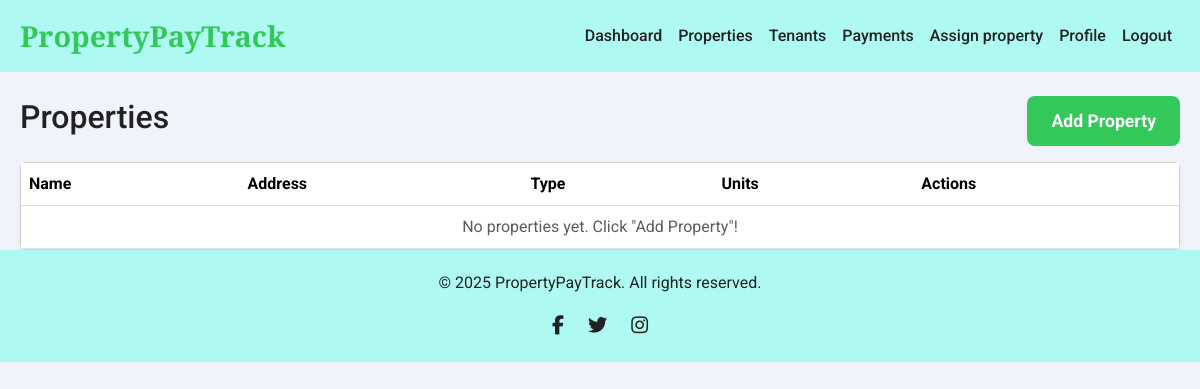
The app's page /properties (signed in), older data.
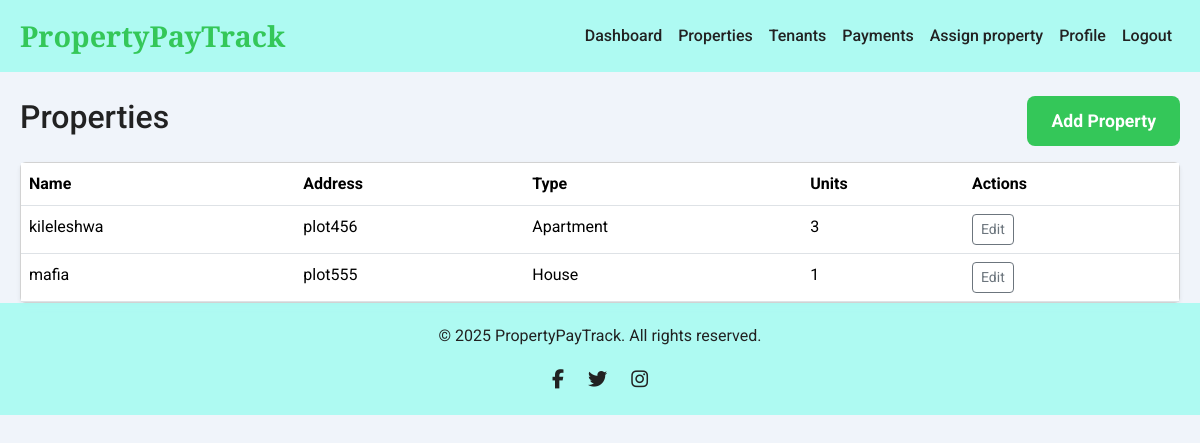
The same page, newer data.
### app/models.py (models this page shows, shortened)
class Property(db.Model):
    __tablename__ = 'property'
    id = db.Column(db.Integer, primary_key=True)
    name = db.Column(db.String(255), nullable=False)
    address = db.Column(db.String(255), nullable=False)
    property_type = db.Column(db.String(50), nullable=False)
    number_of_units = db.Column(db.Integer, nullable=False, default=1)
    landlord_id = db.Column(db.Integer, db.ForeignKey('user.id', ondelete='CASCADE'), nullable=False, index=True)
    county_name = db.Column(db.String(100), nullable=False)
    amenities = db.Column(db.Text, nullable=True)
    utility_bill_types = db.Column(db.Text, nullable=True)
    unit_numbers = db.Column(db.Text, nullable=False)
    deposit_amount = db.Column(db.Numeric(10, 2), nullable=True)
    deposit_policy = db.Column(db.Text, nullable=True)
    created_at = db.Column(db.DateTime, default=lambda: datetime.now(timezone.utc))
    updated_at = db.Column(db.DateTime, default=lambda: datetime.now(timezone.utc), onupdate=lambda: datetime.now(timezone.utc))
    tenants = db.relationship('Tenant', backref='property', lazy=True, cascade="all, delete-orphan")
    @property
    def amenities_list(self):
        try:
            return json.loads(self.amenities) if self.amenities else []
        except json.JSONDecodeError:
            return self.amenities.split(',') if self.amenities else []
    @property
    def utility_bill_list(self):
        try:
            return json.loads(self.utility_bill) if self.utility_bill else []
        except json.JSONDecodeError:
            return self.utility_bill.split(',') if self.utility_bill else []

### app/routes.py (the view)
@main.route('/properties')
@login_required
@roles_required('landlord')
def properties_list():
    try:
        properties = Property.query.filter_by(landlord_id=current_user.id).all()
        return render_template('properties/list.html', properties=properties)
    except Exception as e:
        current_app.logger.error(f"Error fetching properties: {e}")
        flash(_l('Failed to load properties.'), 'danger')
        return redirect(url_for('main.index'))

### app/models.py (called while the page is built)
    def has_role(self, role):
        return any(r.name == role for r in self.roles)

### app/routes.py (called while the page is built)
def roles_required(*required_roles):
    def decorator(f):
        @wraps(f)
        def decorated_function(*args, **kwargs):
            if not current_user.is_authenticated:
                return redirect(url_for('main.login'))
            user_roles = {role.name for role in current_user.roles}
            if not set(required_roles).issubset(user_roles):
                flash(_l('You do not have the required permissions to access this page.'), 'danger')
                return redirect(url_for('main.index'))
            return f(*args, **kwargs)
        return decorated_function
    return decorator

### app/templates/properties/list.html (shortened to what this page needs)
{% extends 'base.html' %}
{% block content %}
<div class="d-flex justify-content-between align-items-center mb-3">
    <h2>{{ _('Properties') }}</h2>
    <a href="{{ url_for('main.property_add') }}" class="btn btn-primary">{{ _('Add Property') }}</a>
</div>
<div class="card shadow-sm">
    <div class="card-body p-0">
        <div class="table-responsive">
            <table class="table table-hover mb-0">
                <thead>
                    <tr>
                        <th>{{ _('Name') }}</th>
                        <th>{{ _('Address') }}</th>
                        <th>{{ _('Type') }}</th>
                        <th>{{ _('Units') }}</th>
                        <th>{{ _('Actions') }}</th>
                    </tr>
                </thead>
                <tbody>
                    {% for property in properties %}
                    <tr>
                        <td>{{ property.name }}</td>
                        <td>{{ property.address }}</td>
                        <td>{{ property.property_type }}</td>
                        <td>{{ property.number_of_units }}</td>
                        <td>
                            <a href="{{ url_for('main.property_edit', id=property.id) }}" class="btn btn-sm btn-outline-secondary">{{ _('Edit') }}</a>
                        </td>
                    </tr>
                    {% else %}
                    <tr><td colspan="5" class="text-center text-muted">{{ _('No properties yet. Click "Add Property"!') }}</td></tr>
                    {% endfor %}
                </tbody>
            </table>
        </div>
    </div>
</div>
{% endblock %}

Row changes from the older to the newer data that the page shows:
added Property: name "kileleshwa", address "plot456", property_type "Apartment", number_of_units "3"
added Property: name "mafia", address "plot555", property_type "House", number_of_units "1"
Text that changed along with them:
text no longer shown: "No properties yet. Click \"Add Property\"!"
